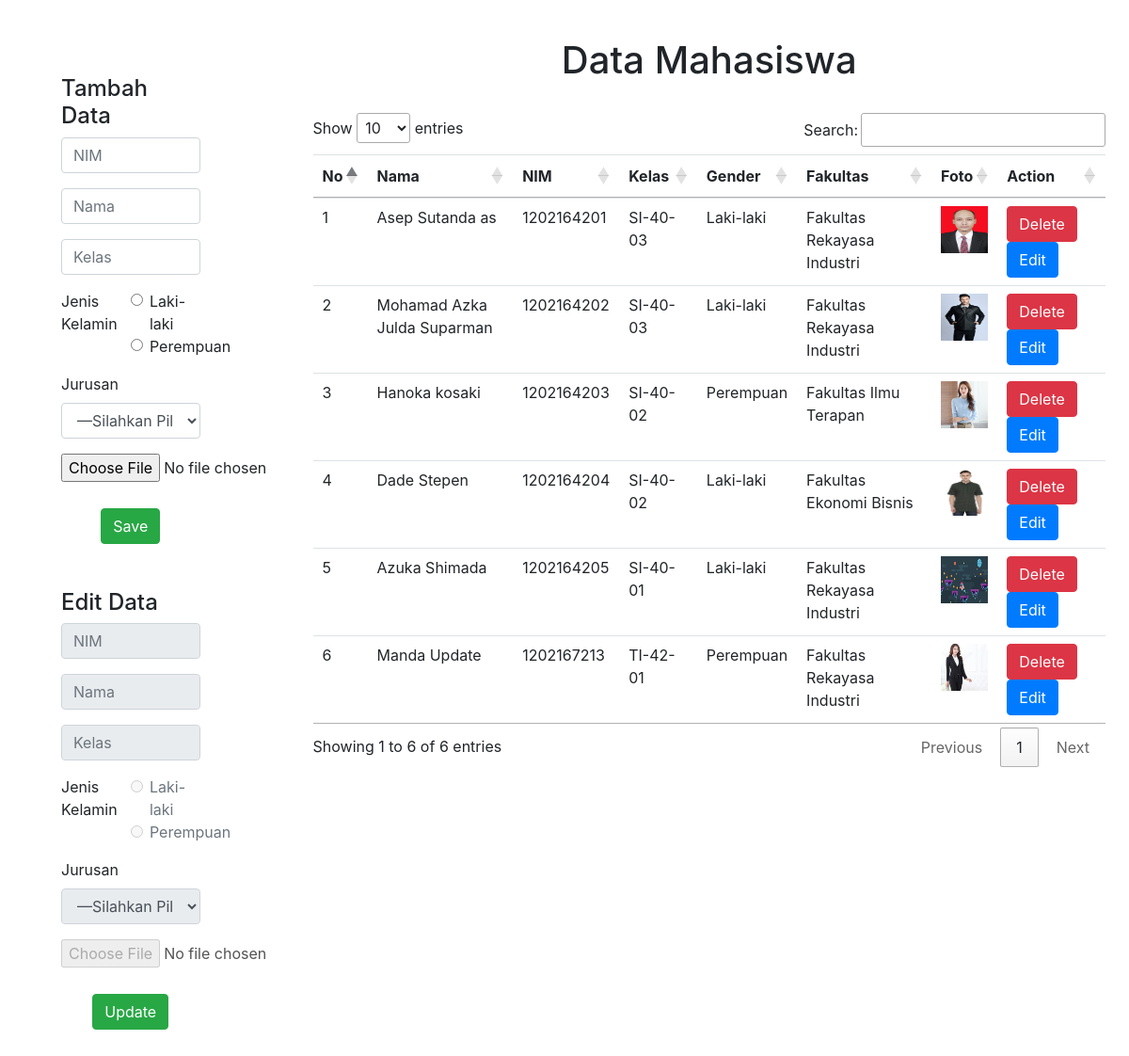
Page /CRUD.php on the committed database.
### tables this page shows
CREATE TABLE `t_mahasiswa` (
  `id` int(11) NOT NULL,
  `nim` varchar(10) NOT NULL,
  `nama` varchar(50) NOT NULL,
  `kelas` varchar(10) NOT NULL,
  `jk` varchar(15) NOT NULL,
  `fakultas` varchar(50) NOT NULL,
  `foto` varchar(1000) NOT NULL
);

### CRUD.php (the view, shortened to what this page needs)
<?php
    require_once("connection.php");
?>
<!DOCTYPE html>
<html lang="en">
<head>
    <link rel="stylesheet" href="https://stackpath.bootstrapcdn.com/bootstrap/4.3.1/css/bootstrap.min.css">
    <link rel="stylesheet" href="https://cdn.datatables.net/1.10.20/css/jquery.dataTables.min.css">
</head>
<body>
    <section class="row">
        <section class="col-md-3">
            <h4>Tambah Data</h4>
            <form action="" method="post" enctype="multipart/form-data">
                <div class="form-group">
                    <input type="text" name="nim" class="form-control" id="nim" placeholder="NIM">
                </div>
                <div class="form-group">
                    <input type="text" name="nama" class="form-control" id="nama" placeholder="Nama">
                </div>
                <div class="form-group">
                    <input type="text" name="kelas" class="form-control" id="kelas" placeholder="Kelas">
                </div>
                <fieldset class="form-group">
                    <div class="row">
                    <legend class="col-form-label col-sm-5 pt-0">Jenis Kelamin</legend>
                    <div class="col-sm-7">
                        <div class="form-check">
                            <input class="form-check-input" type="radio" name="gender" id="Laki-laki" value="Laki-laki">
                            <label class="form-check-label" for="Laki-laki">
                                Laki-laki
                            </label>
                        </div>
                        <div class="form-check">
                            <input class="form-check-input" type="radio" name="gender" id="Perempuan" value="Perempuan">
                            <label class="form-check-label" for="Perempuan">
                                Perempuan
                            </label>
                        </div>
                    </div>
                    </div>
                </fieldset>
                <div class="form-group">
                    <label for="jurusan">Jurusan</label>
                    <select class="form-control" id="jurusan" name="jurusan">
                    <option value="">&mdash;Silahkan Pilih Jurusan&mdash;</option>
                    </select>
                </div>
                <div class="custom-file mb-20">
                    <input type="file" id="foto" name="foto" required>
                </div>
                <center><button type="submit" class="btn btn-success" name="save">Save</button></center>
            </form><br><br>
            <h4>Edit Data</h4>
            <form action="" method="post" enctype="multipart/form-data">
                <?php if(isset($_POST['edit'])){?>
                <?php foreach ($data_mhs as $data) {?>
                <div class="form-group">
                    <input type="text" name="id" class="form-control" id="id" placeholder="ID" value="<?= $data['id']?>" hidden>
                </div>
                <div class="form-group">
                    <input type="text" name="nim" class="form-control" id="nim" placeholder="NIM" value="<?= $data['nim']?>">
                </div>
                <div class="form-group">
                    <input type="text" name="nama" class="form-control" id="nama" placeholder="Nama" value="<?= $data['nama']?>">
                </div>
                <div class="form-group">
                    <input type="text" name="kelas" class="form-control" id="kelas" placeholder="Kelas" value="<?= $data['kelas']?>">
                </div>
                <fieldset class="form-group">
                    <div class="row">
                    <legend class="col-form-label col-sm-5 pt-0">Jenis Kelamin</legend>
                    <div class="col-sm-7">
                        <div class="form-check">
                            <input class="form-check-input" type="radio" name="gender" id="Laki-laki" value="Laki-laki" <?php if($data['jk']=="Laki-laki"){echo "checked";}?>>
                            <label class="form-check-label" for="Laki-laki">
                                Laki-laki
                            </label>
                        </div>
                        <div class="form-check">
                            <input class="form-check-input" type="radio" name="gender" id="Perempuan" value="Perempuan" <?php if($data['jk']=="Perempuan"){echo "checked";}?>>
                            <label class="form-check-label" for="Perempuan">
                                Perempuan
                            </label>
                        </div>
                    </div>
                    </div>
                </fieldset>
                <div class="form-group">
                    <label for="jurusan">Jurusan</label>
                    <select class="form-control" id="jurusan" name="jurusan">
                        <option <?php if($data['fakultas']==""){echo "selected";}?> value="">&mdash;Silahkan Pilih Fakultas&mdash;</option>
                        <option <?php if($data['fakultas']=="Fakultas Rekayasa Industri"){echo "selected";}?> value="Fakultas Rekayasa Industri">Fakultas Rekayasa Industri (FRI)</option>
                        <option <?php if($data['fakultas']=="Fakultas Ekonomi Bisnis"){echo "selected";}?> value="Fakultas Ekonomi Bisnis">Fakultas Ekonomi Bisnis (FEB)</option>
                        <option <?php if($data['fakultas']=="Fakultas Ilmu Terapan"){echo "selected";}?> value="Fakultas Ilmu Terapan">Fakultas Ilmu Terapan (FIT)</option>
                    </select>
                </div>
                <div class="custom-file mb-20">
                    <input type="file" id="foto" name="foto">
                </div>
                <?php }?>
                <?php }else{?>
                    <div class="form-group">
                        <input type="text" name="nim" class="form-control" id="nim" placeholder="NIM" disabled>
                    </div>
                    <div class="form-group">
                        <input type="text" name="nama" class="form-control" id="nama" placeholder="Nama" disabled>
                    </div>
                    <div class="form-group">
                        <input type="text" name="kelas" class="form-control" id="kelas" placeholder="Kelas" disabled>
                    </div>
                    <fieldset class="form-group">
                        <div class="row">
                        <legend class="col-form-label col-sm-5 pt-0">Jenis Kelamin</legend>
                        <div class="col-sm-7">
                            <div class="form-check">
                                <input class="form-check-input" type="radio" name="gender" id="Laki-laki" value="Laki-laki" disabled>
                                <label class="form-check-label" for="Laki-laki">
                                    Laki-laki
                                </label>
                            </div>
                            <div class="form-check">
                                <input class="form-check-input" type="radio" name="gender" id="Perempuan" value="Perempuan" disabled>
                                <label class="form-check-label" for="Perempuan">
                                    Perempuan
                                </label>
                            </div>
                        </div>
                        </div>
                    </fieldset>
                    <div class="form-group">
                        <label for="jurusan">Jurusan</label>
                        <select class="form-control" id="jurusan" name="jurusan" disabled>
                            <option value="">&mdash;Silahkan Pilih Jurusan&mdash;</option>
                        </select>
                    </div>
                    <div class="custom-file mb-20">
                        <input type="file" id="foto" name="foto" disabled>
                    </div>
                <?php }?>
                <center><button type="submit" class="btn btn-success" name="update">Update</button></center>
            </form>
        </section>
        <section class="col-md-9">
            <h1>Data Mahasiswa</h1><br>
            <form action="" method="post">
                <table class="table" id="tableMhs">
                    <thead>
                        <th>No</th>
                        <th>Nama</th>
                        <th>NIM</th>
                        <th>Kelas</th>
                        <th>Gender</th>
                        <th>Fakultas</th>
                        <th>Foto</th>
                        <th>Action</th>
                    </thead>
                    <?php
                        if($conn){
                            $no = 1;
                            $sql = "SELECT * FROM t_mahasiswa";
                            $result = mysqli_query($conn, $sql);
                            foreach ($result as $data) {
                                echo "<tr>
                                            <td>$no</td>
                                            <td>".$data['nama']."</td>
                                            <td>".$data['nim']."</td>
                                            <td>".$data['kelas']."</td>
                                            <td>".$data['jk']."</td>
                                            <td>".$data['fakultas']."</td>
                                            <td>
                                                <img width='50' height='50' src='./".$data['foto']."'>
                                            </td>
                                            <td>
                                                <button type='submit' class='btn btn-danger' name='delete' value='".$data['id']."'>Delete</button>
                                                <button type='submit' class='btn btn-primary' name='edit' value='".$data['id']."'>Edit</button>
                                            </td>
                                            </tr>";
                                    $no++;
                            }
                        }else{
                            echo "DB Connection Error!";
                        }
                    ?>
                </table>
            </form>
        </section>
    </section>
</body>
</html>

### CRUD.php (style rules this page uses)
h1 { text-align:center; }
.col-md-3 { padding:80px; }
.col-md-9 { padding:40px; }
.mb-20 { margin-bottom:20px; }
fieldset { margin-bottom:0px; }

### rows in the picture
t_mahasiswa: nama "Asep Sutanda as", nim "1202164201", kelas "SI-40-03", jk "Laki-laki", fakultas "Fakultas Rekayasa Industri", foto (picture)
t_mahasiswa: nama "Mohamad Azka Julda Suparman", nim "1202164202", kelas "SI-40-03", jk "Laki-laki", fakultas "Fakultas Rekayasa Industri", foto (picture)
t_mahasiswa: nama "Hanoka kosaki", nim "1202164203", kelas "SI-40-02", jk "Perempuan", fakultas "Fakultas Ilmu Terapan", foto (picture)
t_mahasiswa: nama "Dade Stepen", nim "1202164204", kelas "SI-40-02", jk "Laki-laki", fakultas "Fakultas Ekonomi Bisnis", foto (picture)
t_mahasiswa: nama "Azuka Shimada", nim "1202164205", kelas "SI-40-01", jk "Laki-laki", fakultas "Fakultas Rekayasa Industri", foto (picture), $data['id'] 28 (drawn)
t_mahasiswa: nama "Manda Update", nim "1202167213", kelas "TI-42-01", jk "Perempuan", fakultas "Fakultas Rekayasa Industri", foto (picture), $data['id'] 33 (drawn)
